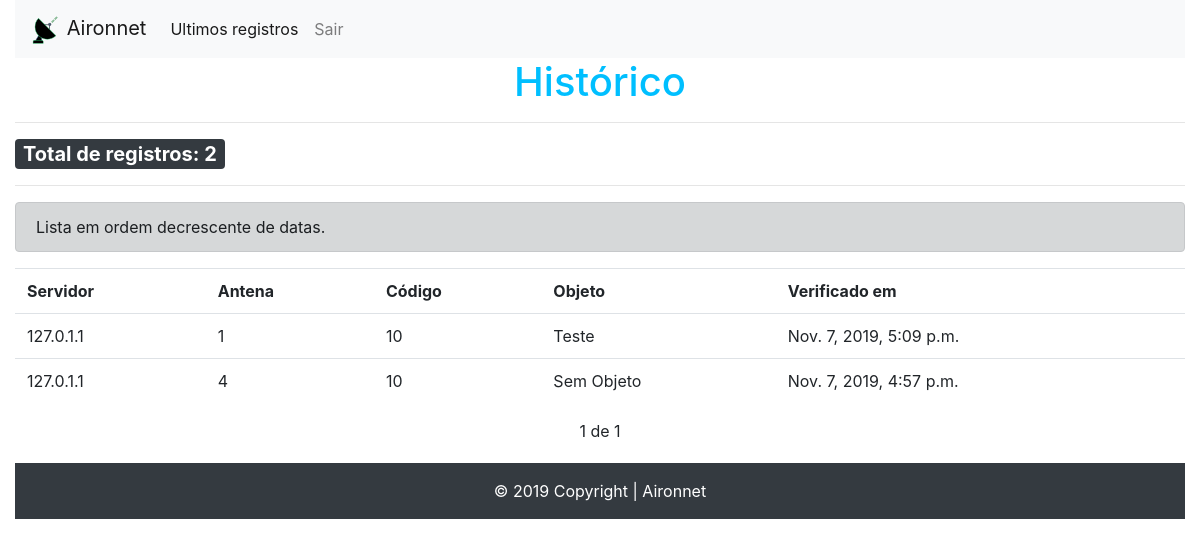
The app's page /lista/historico/10 (signed in) with its own data.
### list/models.py (models this page shows, shortened)
class Historico(models.Model):
	server = models.CharField(max_length=15)
	antena = models.CharField(max_length=10)
	date = models.DateTimeField(default=datetime.now)
	code = models.TextField()
	objeto = models.CharField(max_length=100)

### list/views.py (the view)
# urls.py: path('lista/historico/<str:code>', views.historico, name='historico'),
@login_required
def historico(request, code):
	total = Historico.objects.filter(code=code).count()
	his = list(Historico.objects.filter(code=code).order_by('-date'))
	paginator = Paginator(his, 10)
	page = request.GET.get('page')
	hist = paginator.get_page(page)
	if not hist:
		return render(request, '404.html')
	template_name = 'historico.html'
	return render(request, template_name, {'hist':hist, 'code':code, 'total':total })

### list/templates/historico.html (shortened to what this page needs)
{% extends 'base.html' %}
{% load static %}
{% block content %}
<table class="table">
	<h1 id="h1-center">Histórico</h1>
	<hr>
	<span class="badge badge-dark">Total de registros: {{ total }}</span>
	<hr>
	<div class="alert alert-dark" role="alert">
			Lista em ordem decrescente de datas.
	</div>
	<tr>
		<th>Servidor</th> <th>Antena</th> <th>Código</th> <th>Objeto</th>
		<th>Verificado em</th>
	</tr>
	{% for hist in hist %}
		{% if hist.objeto %}
			<tr class="hover">
				<td>{{hist.server}}</td> <td>{{hist.antena}}</td> <td>{{hist.code}}</td> <td>{{hist.objeto}}</td><td>{{ hist.date }}</td>
			</tr>
		{% else %}
			<tr class="hover">
					<td>{{hist.server}}</td> <td>{{hist.antena}}</td> <td>{{hist.code}}</td> <td>Sem Objeto</td><td>{{ hist.date }}</td>
			</tr>
		{% endif %}
	{% endfor %}
</table>
<div class="pagination">
	<span class="step-links">
		{% if hist.paginator.num_pages %}
			<span class="current">
				{{ hist.number }} de {{ hist.paginator.num_pages }}
			</span>
		{% endif %}
	</span>
</div>
{% endblock %}

### list/static/css/style.css (style rules this page uses)
.table { margin-top: 0px; }
.table tr td { vertical-align: middle; }
.pagination { margin-bottom: 20px; }
.step-links { position: relative; margin-left: auto; margin-right: auto; }
.step-links .current { margin-left: 5px; margin-right: 5px; }
h1#h1-center { text-align: center; }
h1 { color:deepskyblue !important; }
.badge { font-size: 20px; }

### records on screen
Historico: server "127.0.1.1", antena "1", code "10", objeto "Teste", date "Nov. 7, 2019, 5:09 p.m."
Historico: server "127.0.1.1", antena "4", code "10", date "Nov. 7, 2019, 4:57 p.m."

### other values on screen
{{ total }} "2"
{{ hist.number }} "1"
{{ hist.paginator.num_pages }} "1"
